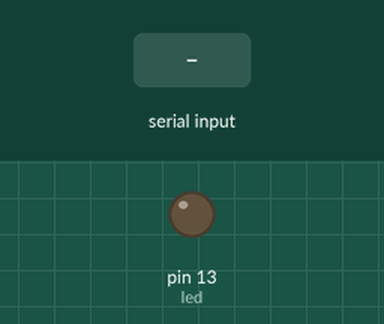
Simulated run of this sketch. Board: Arduino Uno, built with avr-gcc and run on an emulated ATmega328P. On the bench: output pins drawn as LEDs (lit = HIGH). The test bench sets the inputs (shaded band).

Above: at 1.2 s.
1.3 s: "1" received over Serial
At 2.1 s:
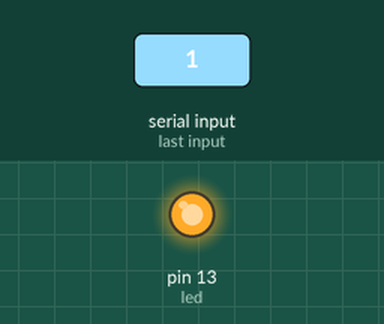
2.8 s: "2" received over Serial
At 3.3 s:
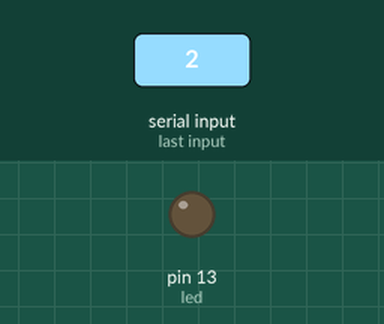
Timing chart, 0 to 5.8 s (numbered marks = the images above; inputs shaded):
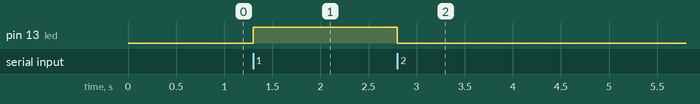

Measured:
- after the input at 1.3 s, pin 13 (led): LOW → HIGH at once
- after the input at 2.8 s, pin 13 (led): HIGH → LOW at once

The sketch:

1_on_2_off_on_led.ino
```cpp
bool state=false;
char x;
int led=13;

void setup() {
  // put your setup code here, to run once:
  Serial.begin(9600);
  pinMode(led,OUTPUT);

}

void loop() {
  // put your main code here, to run repeatedly:
  if(Serial.available()){
   x=Serial.read();
  }
  if(x=='1'){
    state = true;
  }
  else if(x=='2'){
    state=false;
  }
  digitalWrite(led,state);

}
```
